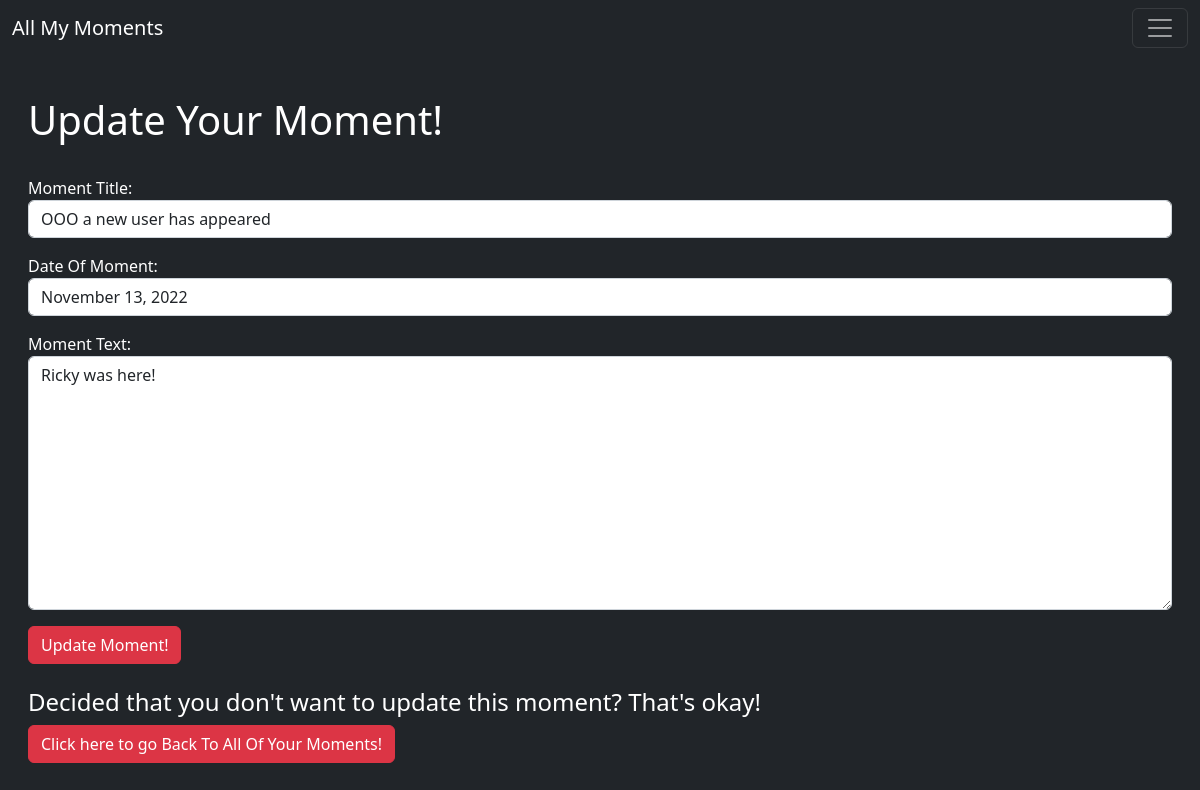
/moment/update/15 (signed in), run on the app's committed database.
### ActualProject/models.py (models this page shows, shortened)
class MomentsToDocument(models.Model):
	title_Of_Moment = models.CharField(max_length = 255)
	created_by = models.ForeignKey(User,on_delete=models.CASCADE)
	date_Of_Moment = models.CharField(max_length = 255)
	body_Text_Of_Moment = models.TextField()

### ActualProject/views.py (the view)
# urls.py: path('moment/update/<int:pk>',updateamoment.as_view(),name = "update_moment"),
class updateamoment(UpdateView):
	model = MomentsToDocument
	context_object_name = 'x4'
	form_class = UpdatingMomentForm
	template_name = 'update_moment.html'

### ActualProject/forms.py
class UpdatingMomentForm(forms.ModelForm):
	class Meta:
		model = MomentsToDocument
		fields = ('title_Of_Moment','date_Of_Moment','body_Text_Of_Moment')
		labels = {
        "title_Of_Moment":  "Moment Title",
        "body_Text_Of_Moment": "Moment Text",
   		}
		widgets = {
			'title_Of_Moment': forms.TextInput(attrs={'class':'form-control','placeholder': 'Write your title here. Can be anything!'}),
			'date_Of_Moment': forms.TextInput(attrs={'class':'form-control','placeholder': 'Month Day, Year'}),
			'body_Text_Of_Moment': forms.Textarea(attrs={'class':'form-control','placeholder': 'Write about your moment here!'}),
		}

### ActualProject/templates/update_moment.html (shortened to what this page needs)
{% extends 'base.html' %}
{% block content %}
{% if user.is_authenticated  %}
{% if user.id == 1 or user.id == x4.created_by.id %}
<br/>
<h1> Update Your Moment!</h1>
<br/>
<div class="mb-3">
<form method = "POST">
	{{form.as_p}}
	<button class ="btn btn-danger">Update Moment!</button>
	<br/>
	<br/>
	<h4> Decided that you don't want to update this moment? That's okay! </h4>
	<a href = "{% url 'home' %}" class ="btn btn-danger"> Click here to go Back To All Of Your Moments! </a>
</div>
{% else %}
<h2> You are neither an admin or are {{x4.created_by.username}} so you are not able to update this moment. </h2>
{% endif %}
{% else %}
You need to sign in if you want to update moments.
<br/><br/>
<a href="{% url 'login' %}" class ="btn btn-danger btn"> Please Sign In If You Want To Be Able To Update Moments! </a>
<br/><br/>
<a href = "{% url 'sign_up' %}" class ="btn btn-danger"> Don't have an account? Go Create One! </a>
{% endif %}
{% endblock %}

### data on the page
MomentsToDocument: title_Of_Moment "OOO a new user has appeared", date_Of_Moment "November 13, 2022", body_Text_Of_Moment "Ricky was here!"
